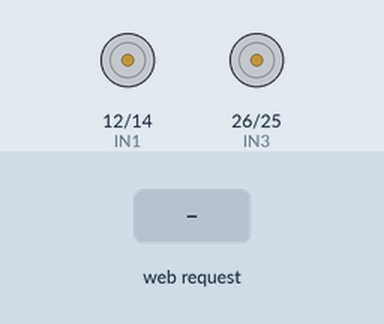
Recording of a sketch running on a simulated ESP32. On the bench: motor-driver pin pairs drawn as motors (green arrow = first pin HIGH = forward, orange = second pin HIGH = backward, longer = more drive). Inputs (shaded band) come from the test bench. What the sketch prints to the serial monitor is not drawn.

Above: at 1.2 s.
1.3 s: HTTP request GET /forward received
At 2.3 s:
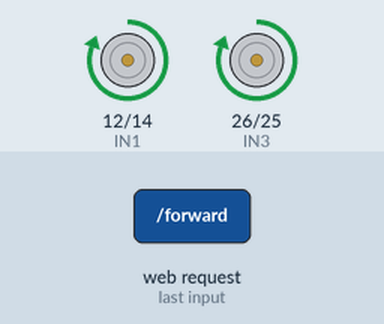
2.8 s: HTTP request GET /backward received
At 3.5 s:
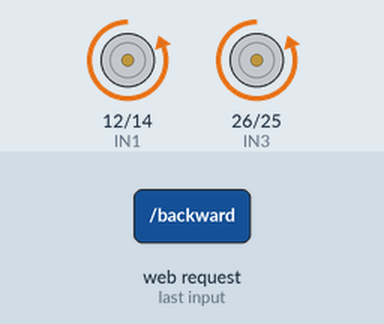
4.3 s: HTTP request GET /left received
At 4.6 s:
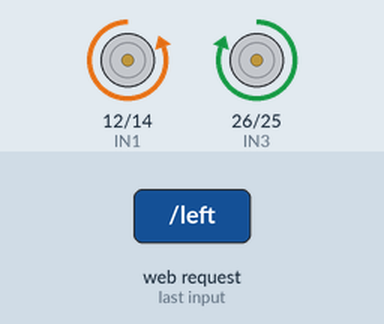
5.8 s: HTTP request GET /right received
At 6.9 s:
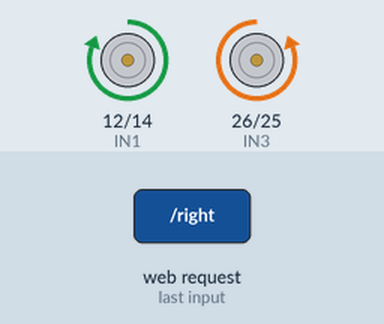
7.3 s: HTTP request GET /stop received
At 8.0 s:
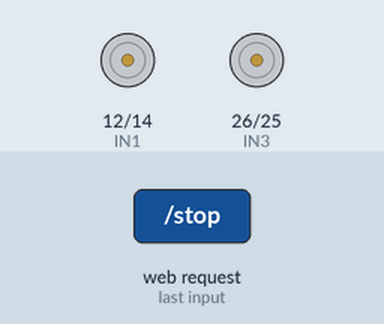
Timing chart, 0 to 9.8 s (numbered marks = the images above; inputs shaded):
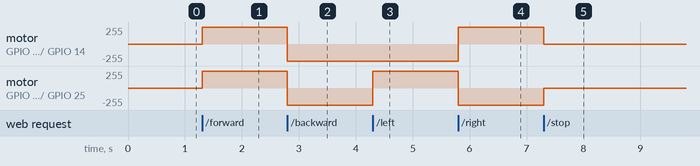

Measured:
- after the input at 1.3 s, motor on GPIO 12 (IN1) / GPIO 14 (IN2), motor on GPIO 26 (IN3) / GPIO 25 (IN4): stopped → forward 255/255 at once
- after the input at 2.8 s, motor on GPIO 12 (IN1) / GPIO 14 (IN2), motor on GPIO 26 (IN3) / GPIO 25 (IN4): forward 255/255 → backward 255/255 at once
- after the input at 4.3 s, motor on GPIO 26 (IN3) / GPIO 25 (IN4): backward 255/255 → forward 255/255 at once
- after the input at 5.8 s, motor on GPIO 12 (IN1) / GPIO 14 (IN2): backward 255/255 → forward 255/255 at once; motor on GPIO 26 (IN3) / GPIO 25 (IN4): forward 255/255 → backward 255/255 at once
- after the input at 7.3 s, motor on GPIO 12 (IN1) / GPIO 14 (IN2): forward 255/255 → stopped at once; motor on GPIO 26 (IN3) / GPIO 25 (IN4): backward 255/255 → stopped at once

The sketch:

rc_carfinal.ino
```cpp
#include <WiFi.h>
#include <WebServer.h>

// Wi-Fi Access Point
const char* ssid = "ESP32_RC_CAR";
const char* password = "12345678";
WebServer server(80);

// L298N Motor Pins
// Channel A - Left motor
const int IN1 = 12;
const int IN2 = 14;

// Channel B - Right motor
const int IN3 = 26;
const int IN4 = 25;

// Motor Functions

void stopCar() {
  digitalWrite(IN1, LOW);
  digitalWrite(IN2, LOW);

  digitalWrite(IN3, LOW);
  digitalWrite(IN4, LOW);
}

void forward() {
  // Left motor forward
  digitalWrite(IN1, HIGH);
  digitalWrite(IN2, LOW);

  // Right motor forward
  digitalWrite(IN3, HIGH);
  digitalWrite(IN4, LOW);
}

void backward() {
  // Left motor backward
  digitalWrite(IN1, LOW);
  digitalWrite(IN2, HIGH);

  // Right motor backward
  digitalWrite(IN3, LOW);
  digitalWrite(IN4, HIGH);
}

void left() {
  // Left motor backward
  digitalWrite(IN1, LOW);
  digitalWrite(IN2, HIGH);

  // Right motor forward
  digitalWrite(IN3, HIGH);
  digitalWrite(IN4, LOW);
}

void right() {
  // Left motor forward
  digitalWrite(IN1, HIGH);
  digitalWrite(IN2, LOW);

  // Right motor backward
  digitalWrite(IN3, LOW);
  digitalWrite(IN4, HIGH);
}

// Webpage

void handleRoot() {

  String html = R"rawliteral(
<!DOCTYPE html>
<html>
<head>

<meta name="viewport" content="width=device-width, initial-scale=1">

<title>ESP32 RC Car</title>

<style>

body {
  text-align: center;
  font-family: Arial;
  background: #222;
  color: white;
}

h1 {
  margin-top: 30px;
}

button {
  width: 120px;
  height: 70px;
  margin: 8px;
  font-size: 22px;
  font-weight: bold;
  border-radius: 15px;
  border: none;
}

.forward {
  background: green;
  color: white;
}

.backward {
  background: orange;
  color: white;
}

.left {
  background: blue;
  color: white;
}

.right {
  background: blue;
  color: white;
}

.stop {
  background: red;
  color: white;
}

</style>

</head>

<body>

<h1>🚗 ESP32 RC Car</h1>

<div>

<button class="forward"
onclick="sendCommand('forward')">
⬆ Forward
</button>

</div>

<div>

<button class="left"
onclick="sendCommand('left')">
⬅ Left
</button>

<button class="stop"
onclick="sendCommand('stop')">
⏹ Stop
</button>

<button class="right"
onclick="sendCommand('right')">
➡ Right
</button>

</div>

<div>

<button class="backward"
onclick="sendCommand('backward')">
⬇ Backward
</button>

</div>

<script>

function sendCommand(command) {
  fetch("/" + command);
}

</script>

</body>
</html>
)rawliteral";

  server.send(200, "text/html", html);
}

// Setup

void setup() {

  Serial.begin(115200);

  pinMode(IN1, OUTPUT);
  pinMode(IN2, OUTPUT);
  pinMode(IN3, OUTPUT);
  pinMode(IN4, OUTPUT);

  stopCar();

  // Create ESP32 Wi-Fi
  WiFi.softAP(ssid, password);

  Serial.println();
  Serial.println("ESP32 RC Car Started!");
  Serial.print("Wi-Fi Name: ");
  Serial.println(ssid);

  Serial.print("IP Address: ");
  Serial.println(WiFi.softAPIP());

  // Webpage
  server.on("/", handleRoot);

  server.on("/forward", []() {
    forward();
    server.send(200, "text/plain", "FORWARD");
  });

  server.on("/backward", []() {
    backward();
    server.send(200, "text/plain", "BACKWARD");
  });

  server.on("/left", []() {
    left();
    server.send(200, "text/plain", "LEFT");
  });

  server.on("/right", []() {
    right();
    server.send(200, "text/plain", "RIGHT");
  });

  server.on("/stop", []() {
    stopCar();
    server.send(200, "text/plain", "STOP");
  });

  server.begin();

  Serial.println("Web server started!");
}

// Loop

void loop() {
  server.handleClient();
}
```
